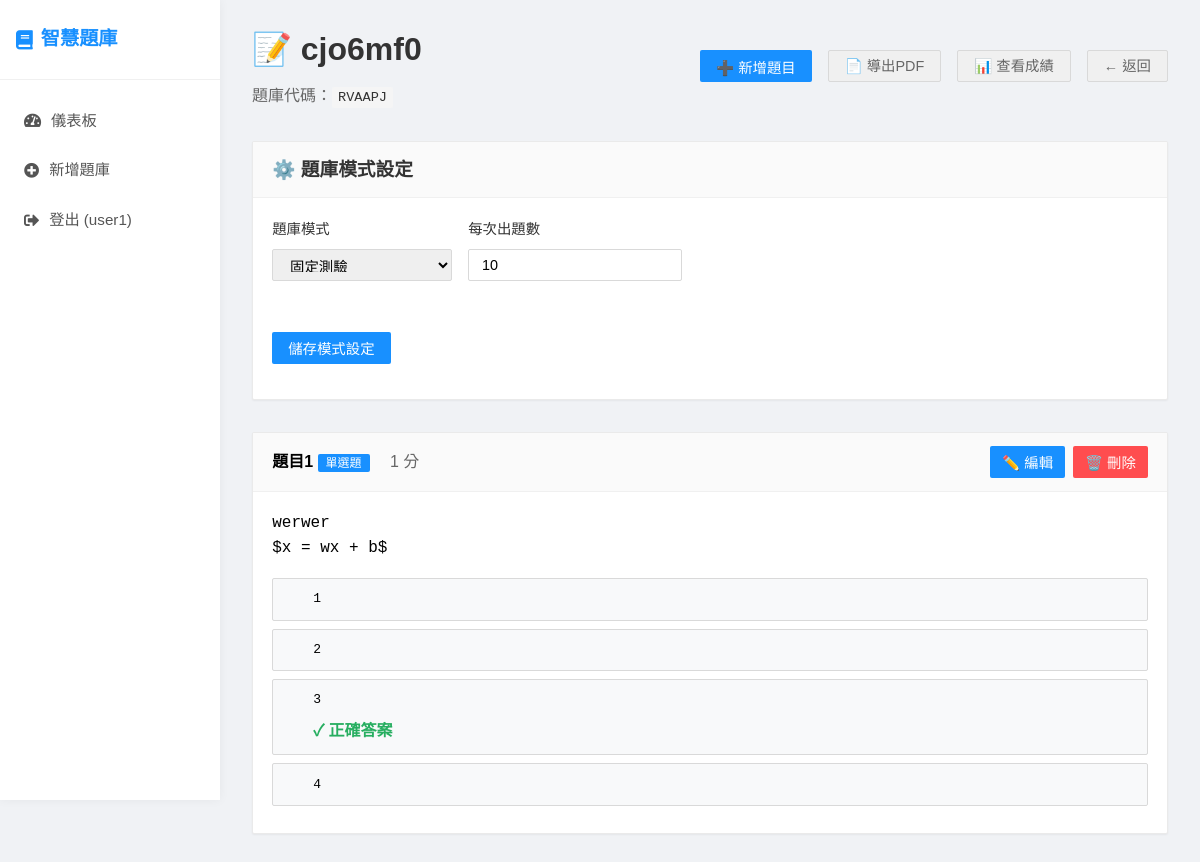
Page /quiz-bank/1 (signed in) on the committed database.
### app.py (models this page shows)
class User(UserMixin, db.Model):
    id = db.Column(db.Integer, primary_key=True)
    username = db.Column(db.String(80), unique=True, nullable=False)
    email = db.Column(db.String(120), unique=True, nullable=False)
    password_hash = db.Column(db.String(120), nullable=False)
    is_teacher = db.Column(db.Boolean, default=True)
    created_at = db.Column(db.DateTime, default=datetime.utcnow)
    quiz_banks = db.relationship('QuizBank', backref='owner', lazy=True)

class QuizBank(db.Model):
    id = db.Column(db.Integer, primary_key=True)
    title = db.Column(db.String(200), nullable=False)
    description = db.Column(db.Text)
    access_code = db.Column(db.String(10), unique=True, nullable=False)
    is_active = db.Column(db.Boolean, default=True)
    quiz_mode = db.Column(db.String(20), default='fixed')
    session_question_count = db.Column(db.Integer, default=10)
    category_ratios = db.Column(db.Text)
    created_at = db.Column(db.DateTime, default=datetime.utcnow)
    teacher_id = db.Column(db.Integer, db.ForeignKey('user.id'), nullable=False)
    questions = db.relationship('Question', backref='quiz_bank', lazy=True, cascade='all, delete-orphan')
    submissions = db.relationship('Submission', backref='quiz_bank', lazy=True)

class Question(db.Model):
    id = db.Column(db.Integer, primary_key=True)
    title = db.Column(db.String(200), nullable=False)
    question_text = db.Column(db.Text, nullable=False)
    question_type = db.Column(db.String(50), nullable=False)  # single_choice, multiple_choice, fill_blank, dropdown, parsons
    question_data = db.Column(db.Text)  # JSON格式儲存選項、正確答案等
    points = db.Column(db.Integer, default=1)
    order_index = db.Column(db.Integer, default=0)
    category = db.Column(db.String(100))
    quiz_bank_id = db.Column(db.Integer, db.ForeignKey('quiz_bank.id'), nullable=False)
    created_at = db.Column(db.DateTime, default=datetime.utcnow)

### app.py (the view)
@app.route('/quiz-bank/<int:quiz_bank_id>')
@login_required
def manage_quiz_bank(quiz_bank_id):
    quiz_bank = QuizBank.query.get_or_404(quiz_bank_id)
    if quiz_bank.teacher_id != current_user.id:
        return redirect(url_for('teacher_dashboard'))
    questions = Question.query.filter_by(quiz_bank_id=quiz_bank_id).order_by(Question.order_index).all()
    category_stats = {}
    for question in questions:
        category = (question.category or '未分類').strip()
        category_stats[category] = category_stats.get(category, 0) + 1
    return render_template(
        'manage_quiz_bank.html',
        quiz_bank=quiz_bank,
        questions=questions,
        category_stats=category_stats,
        category_ratios=get_category_ratios(quiz_bank),
    )

### app.py (called while the page is built)
@app.template_filter('from_json')
def from_json_filter(value):
    try:
        return json.loads(value) if value else {}
    except:
        return {}

@app.template_global()
def get_question_type_name(question_type):
    type_names = {
        'single_choice': '單選題',
        'multiple_choice': '多選題',
        'fill_blank': '填空題',
        'dropdown': '下拉選單',
        'dropdown_fillblank': '下拉選單填空題',
        'parsons': '程式碼排序題'
    }
    return type_names.get(question_type, question_type)

@login_manager.user_loader
def load_user(user_id):
    return User.query.get(int(user_id))

### practice_utils.py (called while the page is built)
def get_category_ratios(quiz_bank):
    if not quiz_bank.category_ratios:
        return {}
    try:
        return json.loads(quiz_bank.category_ratios)
    except (json.JSONDecodeError, TypeError):
        return {}

### templates/manage_quiz_bank.html (shortened to what this page needs)
{% extends "base.html" %}
{% block content %}
<div>
    <div style="display: flex; justify-content: space-between; align-items: center; margin-bottom: 2rem;">
        <div>
            <h1 style="color: #333; margin-bottom: 0.5rem;">📝 {{ quiz_bank.title }}</h1>
            <p style="color: #666;">題庫代碼：<span class="access-code">{{ quiz_bank.access_code }}</span></p>
        </div>
        <div style="display: flex; gap: 1rem;">
            <button onclick="showAddQuestionModal()" class="btn">➕ 新增題目</button>
            <a href="{{ url_for('export_quiz_bank_pdf', quiz_bank_id=quiz_bank.id) }}" class="btn btn-secondary" title="導出題庫為PDF文件">📄 導出PDF</a>
            <a href="{{ url_for('view_submissions_page', quiz_bank_id=quiz_bank.id) }}" class="btn btn-secondary">📊 查看成績</a>
            <a href="{{ url_for('teacher_dashboard') }}" class="btn btn-secondary">← 返回</a>
        </div>
    </div>
    <div class="card" style="margin-bottom: 2rem;">
        <div class="card-header">
            <h3 style="margin: 0;">⚙️ 題庫模式設定</h3>
        </div>
        <div class="card-body">
            <div style="display: flex; gap: 1rem; flex-wrap: wrap; margin-bottom: 1rem;">
                <div class="form-group" style="min-width: 180px;">
                    <label for="quiz-mode">題庫模式</label>
                    <select id="quiz-mode">
                        <option value="fixed" {% if quiz_bank.quiz_mode != 'practice' %}selected{% endif %}>固定測驗</option>
                    </select>
                </div>
                <div class="form-group" style="min-width: 180px;">
                    <label for="session-question-count">每次出題數</label>
                    <input type="number" id="session-question-count" min="1" value="{{ quiz_bank.session_question_count or 10 }}">
                </div>
            </div>
            <button type="button" class="btn" onclick="savePracticeConfig()" style="margin-top: 1rem;">儲存模式設定</button>
        </div>
    </div>
    <div id="questions-container">
        {% if questions %}
            {% for question in questions %}
            <div class="question-item" data-question-id="{{ question.id }}">
                <div class="question-header">
                    <div>
                        <strong>{{ question.title }}</strong>
                        <span class="question-type-badge">{{ get_question_type_name(question.question_type) }}</span>
                        <span style="color: #666; margin-left: 1rem;">{{ question.points }} 分</span>
                    </div>
                    <div style="display: flex; gap: 0.5rem;">
                        <button onclick="editQuestion({{ question.id }})" class="btn" style="padding: 6px 12px;">✏️ 編輯</button>
                        <button onclick="deleteQuestion({{ question.id }})" class="btn btn-danger" style="padding: 6px 12px;">🗑️ 刪除</button>
                    </div>
                </div>
                <div class="question-content">
                    <p style="white-space: pre-wrap; font-family: Consolas, monospace;">{{ question.question_text | trim }}</p>
                    {% if question.question_data %}
                        {% set data = question.question_data | from_json %}
                        {% if question.question_type in ['single_choice', 'multiple_choice'] %}
                            <div style="margin-top: 1rem;">
                                {% for option in data.options %}
                                <div class="option" style="background: #f8f9fa;">
                                    <div class="option-text">{{ option }}</div>
                                    {% if (question.question_type == 'single_choice' and option == data.correct_answer) or
                                           (question.question_type == 'multiple_choice' and option in data.correct_answers) %}
                                    <div class="option-correct">✓ 正確答案</div>
                                    {% endif %}
                                </div>
                                {% endfor %}
                            </div>
                        {% elif question.question_type == 'fill_blank' %}
                            <div style="margin-top: 1rem; color: #27ae60;">
                                <strong>正確答案：</strong> {{ data.correct_answer }}
                            </div>
                        {% elif question.question_type == 'dropdown' %}
                            <div style="margin-top: 1rem;">
                                <strong>選項：</strong> {{ data.options | join(', ') }}<br>
                                <strong style="color: #27ae60;">正確答案：</strong> {{ data.correct_answer }}
                            </div>
                        {% endif %}
                    {% endif %}
                </div>
            </div>
            {% endfor %}
        {% else %}
            <div style="text-align: center; padding: 3rem; background: #f8f9fa; border-radius: 10px;">
                <h3 style="color: #666; margin-bottom: 1rem;">📝 還沒有題目</h3>
                <p style="color: #888; margin-bottom: 2rem;">開始建立您的第一個題目吧！</p>
                <button onclick="showAddQuestionModal()" class="btn">➕ 新增題目</button>
            </div>
        {% endif %}
    </div>
</div>
{% endblock %}

### templates/base.html (shortened to what this page needs)
<!DOCTYPE html>
<html lang="zh-TW">
<head>
    <link rel="stylesheet" href="{{ url_for('static', filename='css/style.css') }}">
    <link rel="stylesheet" href="https://cdnjs.cloudflare.com/ajax/libs/font-awesome/5.15.4/css/all.min.css">
</head>
<body>
    <div class="container">
        <nav class="navbar">
            <h1><i class="fas fa-book"></i> 智慧題庫</h1>
            <div class="nav-links">
                {% if current_user.is_authenticated %}
                    <a href="{{ url_for('teacher_dashboard') }}" class="{{ 'active' if request.endpoint == 'teacher_dashboard' else '' }}">
                        <i class="fas fa-tachometer-alt"></i> 儀表板
                    </a>
                    <a href="{{ url_for('create_quiz_bank') }}" class="{{ 'active' if request.endpoint == 'create_quiz_bank' else '' }}">
                        <i class="fas fa-plus-circle"></i> 新增題庫
                    </a>
                    <a href="{{ url_for('logout') }}">
                        <i class="fas fa-sign-out-alt"></i> 登出 ({{ current_user.username }})
                    </a>
                {% endif %}
            </div>
        </nav>
        <div class="content">
            {% block content %}{% endblock %}
        </div>
    </div>
</body>
</html>

### static/css/style.css (style rules this page uses)
* { margin: 0; padding: 0; box-sizing: border-box; }
body { font-family: 'Microsoft JhengHei', Consolas, sans-serif; line-height: 1.6; background: #f0f2f5; min-height: 100vh; }
.container { display: flex; min-height: 100vh; }
.navbar { width: 220px; background: #fff; color: #333; box-shadow: 0 0 10px rgba(0,0,0,0.05); display: flex; flex-direction: column; padding: 0; position: fixed; height: 100vh; z-index: 100; }
.navbar h1 { font-size: 1.2rem; font-weight: bold; padding: 1.5rem 1rem; color: #1890ff; border-bottom: 1px solid #f0f0f0; margin: 0; display: flex; align-items: center; gap: 8px; }
.navbar .nav-links { display: flex; flex-direction: column; padding: 1rem 0; }
.navbar a { color: #555; text-decoration: none; padding: 0.8rem 1.5rem; transition: all 0.3s; display: flex; align-items: center; gap: 10px; font-size: 0.95rem; }
.content { flex: 1; padding: 1.5rem 2rem; margin-left: 220px; background: #f0f2f5; }
.form-group { margin-bottom: 1.2rem; }
.form-group label { display: block; margin-bottom: 0.5rem; font-weight: 500; color: #333; font-size: 0.9rem; }
.form-group input, .form-group textarea, .form-group select { width: 100%; padding: 0.5rem 0.8rem; border: 1px solid #d9d9d9; border-radius: 2px; font-size: 0.9rem; transition: all 0.2s; height: 32px; }
.btn { display: inline-flex; align-items: center; justify-content: center; padding: 0.5rem 1rem; background: #1890ff; color: white; text-decoration: none; border: none; border-radius: 2px; cursor: pointer; font-size: 0.9rem; font-weight: 500; transition: all 0.2s; height: 32px; gap: 5px; }
.btn-secondary { background: #f0f0f0; color: #666; border: 1px solid #d9d9d9; }
.btn-danger { background: #ff4d4f; }
.card { background: white; border-radius: 2px; box-shadow: 0 1px 2px rgba(0,0,0,0.05); margin-bottom: 1rem; overflow: hidden; transition: all 0.3s; border: 1px solid #eaeaea; }
.card-header { background: #fafafa; color: #333; padding: 0.8rem 1.2rem; font-weight: 500; border-bottom: 1px solid #f0f0f0; display: flex; justify-content: space-between; align-items: center; }
.card-body { padding: 1.2rem; }
.access-code { background: #f5f5f5; padding: 3px 6px; border-radius: 2px; font-family: Consolas, monospace; font-weight: 500; color: #333; font-size: 0.85rem; }
.question-item { border: 1px solid #eaeaea; border-radius: 2px; margin-bottom: 1rem; overflow: hidden; background: white; box-shadow: 0 1px 2px rgba(0,0,0,0.05); }
.question-header { background: #fafafa; padding: 0.8rem 1.2rem; border-bottom: 1px solid #f0f0f0; display: flex; justify-content: space-between; align-items: center; }
.question-content { padding: 1.2rem; }
.question-type-badge { background: #1890ff; color: white; padding: 2px 8px; border-radius: 2px; font-size: 0.75rem; }
.option { margin: 0.5rem 0; padding: 0.7rem 1rem; border: 1px solid #d9d9d9; border-radius: 2px; cursor: pointer; transition: all 0.2s; position: relative; }
.option-text { display: block; white-space: pre !important; font-family: Consolas, monospace !important; font-size: 13px !important; line-height: 1.4 !important; padding-left: 1.5rem; text-indent: 0 !important; margin-left: 0 !important; overflow-x: auto; }
.option-correct { display: block; color: #27ae60; font-weight: bold; margin-top: 0.5rem; padding-left: 1.5rem; }

### rows in the picture
User: username "user1"
QuizBank: title "cjo6mf0", access_code "RVAAPJ", quiz_mode "固定測驗", session_question_count "10"
Question: title "題目1", question_type "單選題", points "1", question_text "werwer $x = wx + b$", options "1" "2" "3" "4"
